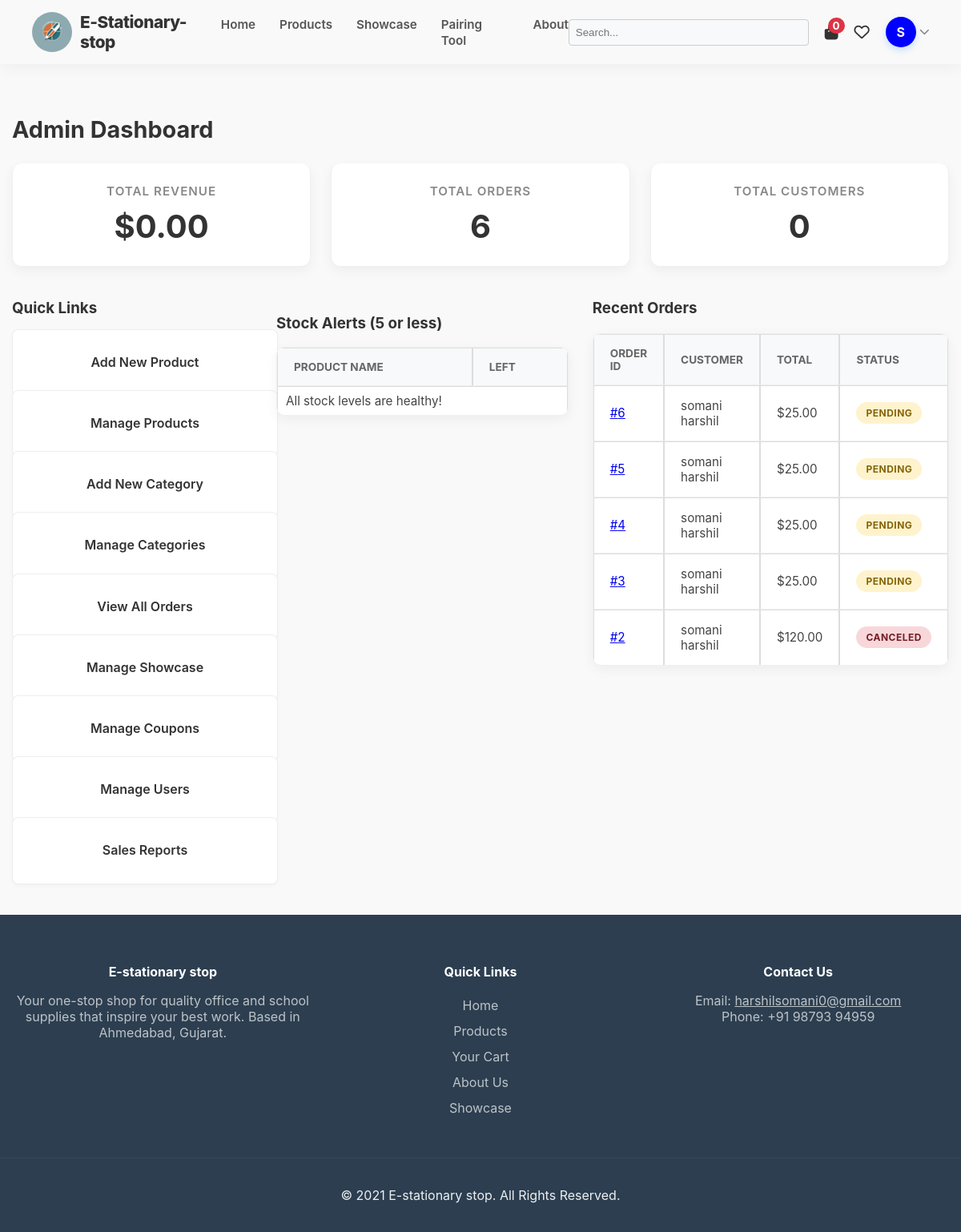
The app's page /admin/index.php (signed in) with its own data.
### tables this page shows
CREATE TABLE `orders` (
  `id` int(11) NOT NULL,
  `user_id` int(11) NOT NULL,
  `total_amount` decimal(10,2) NOT NULL,
  `coupon_code` varchar(50) DEFAULT NULL,
  `discount_amount` decimal(10,2) DEFAULT 0.00,
  `order_status` varchar(50) NOT NULL DEFAULT 'Pending',
  `shipping_name` varchar(100) NOT NULL,
  `shipping_address` text NOT NULL,
  `shipping_city` varchar(100) NOT NULL,
  `shipping_state` varchar(100) NOT NULL,
  `shipping_pincode` varchar(10) NOT NULL,
  `shipping_phone` varchar(20) NOT NULL,
  `created_at` timestamp NOT NULL DEFAULT current_timestamp(),
  `status` varchar(50) DEFAULT 'Pending'
);

CREATE TABLE `users` (
  `id` int(11) NOT NULL,
  `full_name` varchar(100) NOT NULL,
  `email` varchar(100) NOT NULL,
  `password` varchar(255) NOT NULL,
  `is_admin` tinyint(1) NOT NULL DEFAULT 0,
  `created_at` timestamp NOT NULL DEFAULT current_timestamp()
);

### admin/index.php (the view, shortened to what this page needs)
<?php
include_once '../includes/db_connect.php';
$revenue_stmt = $conn->query("SELECT SUM(total_amount) as total_revenue FROM orders WHERE order_status = 'Delivered'");
$total_revenue = $revenue_stmt->fetch_assoc()['total_revenue'] ?? 0;
$orders_stmt = $conn->query("SELECT COUNT(id) as total_orders FROM orders");
$total_orders = $orders_stmt->fetch_assoc()['total_orders'] ?? 0;
$customers_stmt = $conn->query("SELECT COUNT(id) as total_customers FROM users WHERE is_admin = 0");
$total_customers = $customers_stmt->fetch_assoc()['total_customers'] ?? 0;
$recent_orders_sql = "SELECT o.id, u.full_name, o.total_amount, o.created_at, o.order_status
                      FROM orders o
                      JOIN users u ON o.user_id = u.id
                      ORDER BY o.created_at DESC
                      LIMIT 5";
$recent_orders_result = $conn->query($recent_orders_sql);
$low_stock_sql = "SELECT id, name, stock_quantity FROM products
                  WHERE stock_quantity <= 5
                  ORDER BY stock_quantity ASC
                  LIMIT 10";
$low_stock_result = $conn->query($low_stock_sql);
include_once '../includes/header.php';
?>
<div class="admin-dashboard">
    <h2>Admin Dashboard</h2>
    <div class="dashboard-stats">
        <div class="stat-card">
            <h4>Total Revenue</h4>
            <p>$<?php echo number_format($total_revenue, 2); ?></p>
        </div>
        <div class="stat-card">
            <h4>Total Orders</h4>
            <p><?php echo $total_orders; ?></p>
        </div>
        <div class="stat-card">
            <h4>Total Customers</h4>
            <p><?php echo $total_customers; ?></p>
        </div>
    </div>
    <div class="dashboard-main-3col">
    <div class="quick-links">
        <h3>Quick Links</h3>
    <ul>
        <li><a href="product_form.php" class="btn">Add New Product</a></li>
        <li><a href="manage_products.php" class="btn">Manage Products</a></li>
        <li><a href="category_form.php" class="btn">Add New Category</a></li>
        <li><a href="manage_categories.php" class="btn">Manage Categories</a></li>
        <li><a href="view_orders.php" class="btn">View All Orders</a></li>
        <li><a href="manage_showcase.php" class="btn">Manage Showcase</a></li>
        <li><a href="manage_coupons.php" class="btn">Manage Coupons</a></li>
        <li><a href="manage_users.php" class="btn">Manage Users</a></li>
         <li><a href="reports.php" class="btn">Sales Reports</a></li>
    </ul>
        </div>
    <div class="low-stock-widget">
        <h3>Stock Alerts (5 or less)</h3>
        <table class="admin-table">
            <thead>
                <tr>
                    <th>Product Name</th>
                    <th>Left</th>
                </tr>
            </thead>
            <tbody>
                <?php if ($low_stock_result->num_rows > 0): ?>
                    <?php while($item = $low_stock_result->fetch_assoc()): ?>
                    <tr class="<?php echo ($item['stock_quantity'] == 0) ? 'stock-empty' : 'stock-low'; ?>">
                        <td><a href="product_form.php?edit_id=<?php echo $item['id']; ?>"><?php echo htmlspecialchars($item['name']); ?></a></td>
                        <td><strong><?php echo $item['stock_quantity']; ?></strong></td>
                    </tr>
                    <?php endwhile; ?>
                <?php else: ?>
                    <tr><td colspan="2">All stock levels are healthy!</td></tr>
                <?php endif; ?>
            </tbody>
        </table>
    </div>
        <div class="recent-orders">
        <h3>Recent Orders</h3>
        <table class="admin-table">
                <thead>
                    <tr>
                        <th>Order ID</th>
                        <th>Customer</th>
                        <th>Total</th>
                        <th>Status</th>
                    </tr>
                </thead>
                <tbody>
                    <?php if ($recent_orders_result->num_rows > 0): ?>
                        <?php while($order = $recent_orders_result->fetch_assoc()): ?>
                        <tr>
                            <td><a href="order_details.php?id=<?php echo $order['id']; ?>">#<?php echo $order['id']; ?></a></td>
                            <td><?php echo htmlspecialchars($order['full_name']); ?></td>
                            <td>$<?php echo number_format($order['total_amount'], 2); ?></td>
                            <td>
                                <span class="status status-<?php echo strtolower(htmlspecialchars($order['order_status'])); ?>">
                                    <?php echo htmlspecialchars($order['order_status']); ?>
                                </span>
                            </td>
                        </tr>
                        <?php endwhile; ?>
                    <?php else: ?>
                        <tr><td colspan="4">No recent orders.</td></tr>
                    <?php endif; ?>
                </tbody>
            </table>
        </div>
    </div>
</div>
<?php include_once '../includes/footer.php'; ?>

### assets/css/style.css (style rules this page uses)
body { font-family: -apple-system, BlinkMacSystemFont, "Segoe UI", Roboto, Helvetica, Arial, sans-serif; margin: 0; background-color: #f9f9f9; color: #333; }
.admin-table { width: 100%; border-collapse: collapse; margin: 20px 0; }
.admin-table th, .admin-table td { border: 1px solid #ddd; padding: 8px; text-align: left; }
.status { padding: 5px 10px; border-radius: 15px; color: #fff; font-size: 0.8em; font-weight: bold; text-transform: uppercase; }
.status-pending { background-color: #ffc107; color: #333; }
.status-canceled { background-color: #dc3545; }
.admin-dashboard h2 { margin-bottom: 20px; }
.dashboard-stats { display: grid; grid-template-columns: repeat(auto-fit, minmax(200px, 1fr)); gap: 20px; margin-bottom: 30px; }
.stat-card { background-color: #fff; padding: 20px; border-radius: 8px; box-shadow: 0 2px 5px rgba(0,0,0,0.05); text-align: center; }
.stat-card h4 { margin: 0 0 10px; font-size: 1em; color: #555; }
.stat-card p { margin: 0; font-size: 2em; font-weight: bold; color: #007bff; }
.quick-links h3, .recent-orders h3 { margin-top: 0; margin-bottom: 15px; }
.quick-links ul { list-style: none; padding: 0; margin: 0; }
.quick-links ul li { margin-bottom: 10px; }
.quick-links .btn { display: block; width: 100%; text-align: left; }
.dashboard-main-3col { display: grid; grid-template-columns: 250px 1fr 1fr; gap: 30px; }
.low-stock-widget .admin-table { margin: 0; }
.low-stock-widget .admin-table td { padding: 8px 10px; }
.admin-dashboard { padding: 20px 0; }
.admin-dashboard h2 { font-size: 1.8rem; margin-bottom: 25px; color: #333; font-weight: 700; }
.dashboard-stats { display: grid; grid-template-columns: repeat(auto-fit, minmax(240px, 1fr)); gap: 25px; margin-bottom: 40px; }
.stat-card { background: #fff; padding: 25px; border-radius: 12px; box-shadow: 0 5px 15px rgba(0,0,0,0.05); border: 1px solid #f0f0f0; text-align: center; transition: transform 0.3s ease; position: relative; overflow: hidden; }
.stat-card:nth-child(1) { border-top: 4px solid var(--primary-color); }
.stat-card:nth-child(2) { border-top: 4px solid var(--secondary-color); }
.stat-card:nth-child(3) { border-top: 4px solid var(--success-color); }
.stat-card h4 { margin: 0 0 10px; font-size: 0.95rem; color: #888; text-transform: uppercase; letter-spacing: 1px; font-weight: 600; }
.stat-card p { font-size: 2.5rem; font-weight: 700; color: #333; margin: 0; }
.admin-table { width: 100%; border-collapse: separate; border-spacing: 0; margin: 20px 0; background: #fff; border-radius: 10px; overflow: hidden; box-shadow: 0 5px 15px rgba(0,0,0,0.05); border: 1px solid #f0f0f0; }
.admin-table thead { background-color: #f8f9fa; }
.admin-table th { padding: 15px 20px; text-align: left; font-size: 0.85rem; text-transform: uppercase; color: #666; font-weight: 700; border-bottom: 1px solid #eee; }
.admin-table td { padding: 15px 20px; border-bottom: 1px solid #eee; color: #444; font-size: 0.95rem; }
.admin-table tr:last-child td { border-bottom: none; }
.status { display: inline-block; padding: 6px 12px; border-radius: 20px; font-size: 0.75rem; font-weight: 700; text-transform: uppercase; letter-spacing: 0.5px; }
.status-pending { background-color: #fff3cd; color: #856404; }
.status-canceled { background-color: #f8d7da; color: #721c24; }
.quick-links ul { display: grid; grid-template-columns: repeat(auto-fill, minmax(150px, 1fr)); gap: 15px; padding: 0; list-style: none; }
.quick-links .btn { display: flex; align-items: center; justify-content: center; text-align: center; padding: 15px; background: #fff; border: 1px solid #eee; color: var(--primary-color); font-weight: 600; border-radius: 8px; transition: all 0.3s ease; box-shadow: 0 2px 5px rgba(0,0,0,0.03); height: 100%; }
.dashboard-main-3col { display: grid; grid-template-columns: 300px 1fr 1fr; gap: 30px; align-items: start; }
.btn { display: inline-block; padding: 12px 25px; font-size: 1rem; font-weight: 600; text-align: center; text-decoration: none; border-radius: 30px; cursor: pointer; transition: all 0.3s ease; border: 2px solid transparent; line-height: 1.2; }

### records on screen
orders: id "6", user.full_name "somani harshil", total_amount "25.00", order_status "PENDING"
orders: id "5", user.full_name "somani harshil", total_amount "25.00", order_status "PENDING"
orders: id "4", user.full_name "somani harshil", total_amount "25.00", order_status "PENDING"
orders: id "3", user.full_name "somani harshil", total_amount "25.00", order_status "PENDING"
orders: id "2", user.full_name "somani harshil", total_amount "120.00", order_status "CANCELED"

### other values on screen
$cart_count "0"
$user_initial "S"
$total_revenue "0.00"
$total_orders "6"
$total_customers "0"
